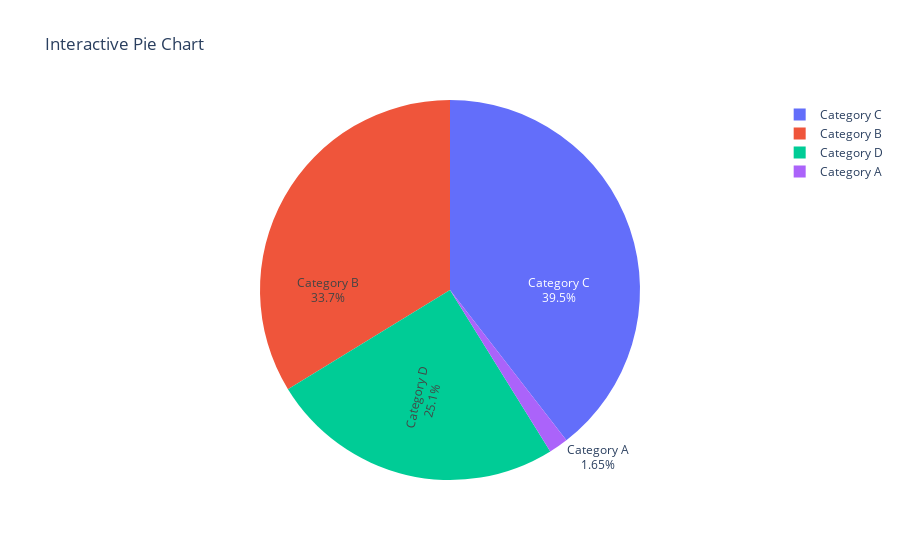

Notebook cell for this chart:
### Markdown cell above
## Question 21.  Using Plotly, create an interactive pie chart of randomly generated data, add labels and percentages, set the title as 'Interactive Pie Chart'.

### Code cell
import plotly.graph_objects as go
import numpy as np

# Generate random data
labels = ['Category A', 'Category B', 'Category C', 'Category D']
values = np.random.randint(1, 100, size=len(labels))  # Random values for each category

# Create a pie chart
fig = go.Figure(data=[go.Pie(labels=labels, values=values, 
                               textinfo='label+percent', 
                               insidetextorientation='radial')])

# Update layout with title
fig.update_layout(title='Interactive Pie Chart')

# Show the plot
fig.show()

### Figure 1 — Plotly figure (JSON) as saved in the notebook; plotly's stock layout.template omitted (floating-point values rounded to 4 significant figures)
{"data": [{"insidetextorientation": "radial", "labels": ["Category A", "Category B", "Category C", "Category D"], "textinfo": "label+percent", "type": "pie", "values": [4, 82, 96, 61]}], "layout": {"title": {"text": "Interactive Pie Chart"}}}
